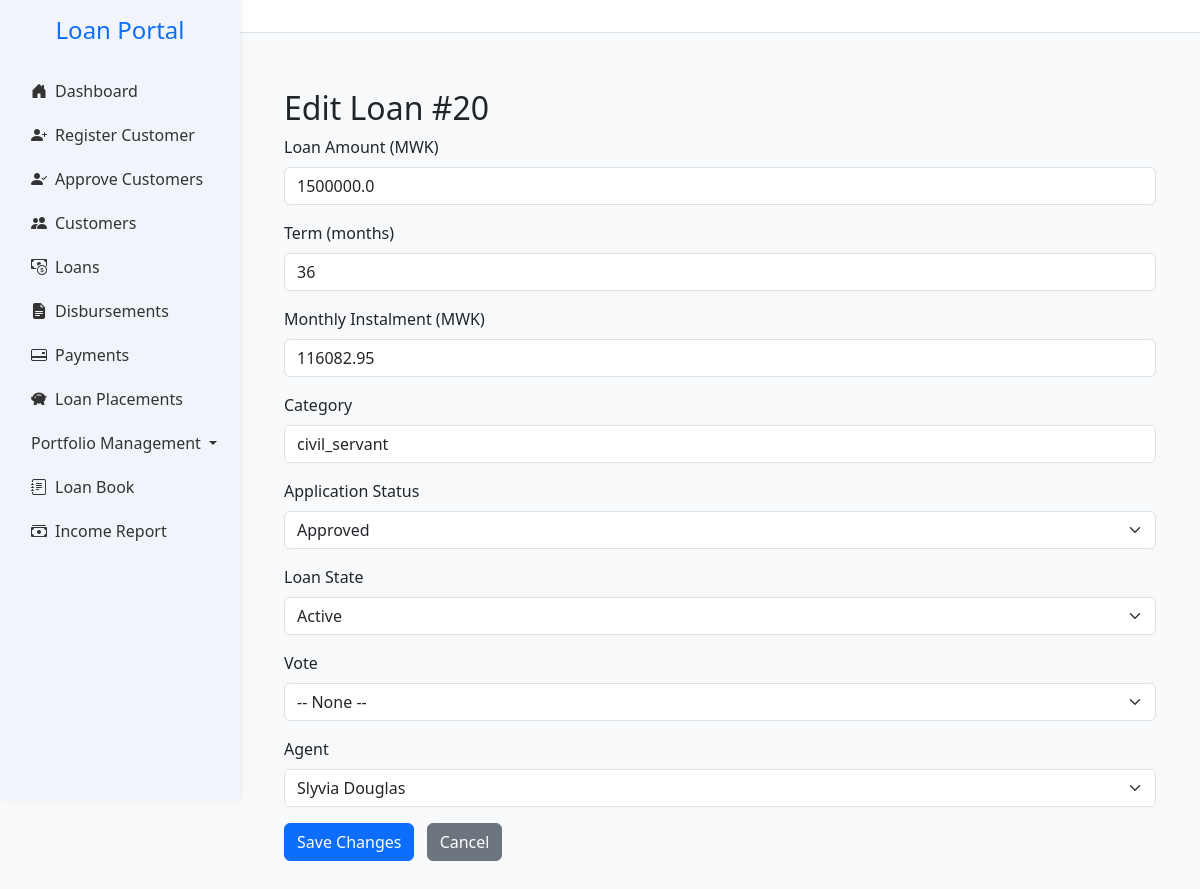
The app's page /loans/20/edit, older data.
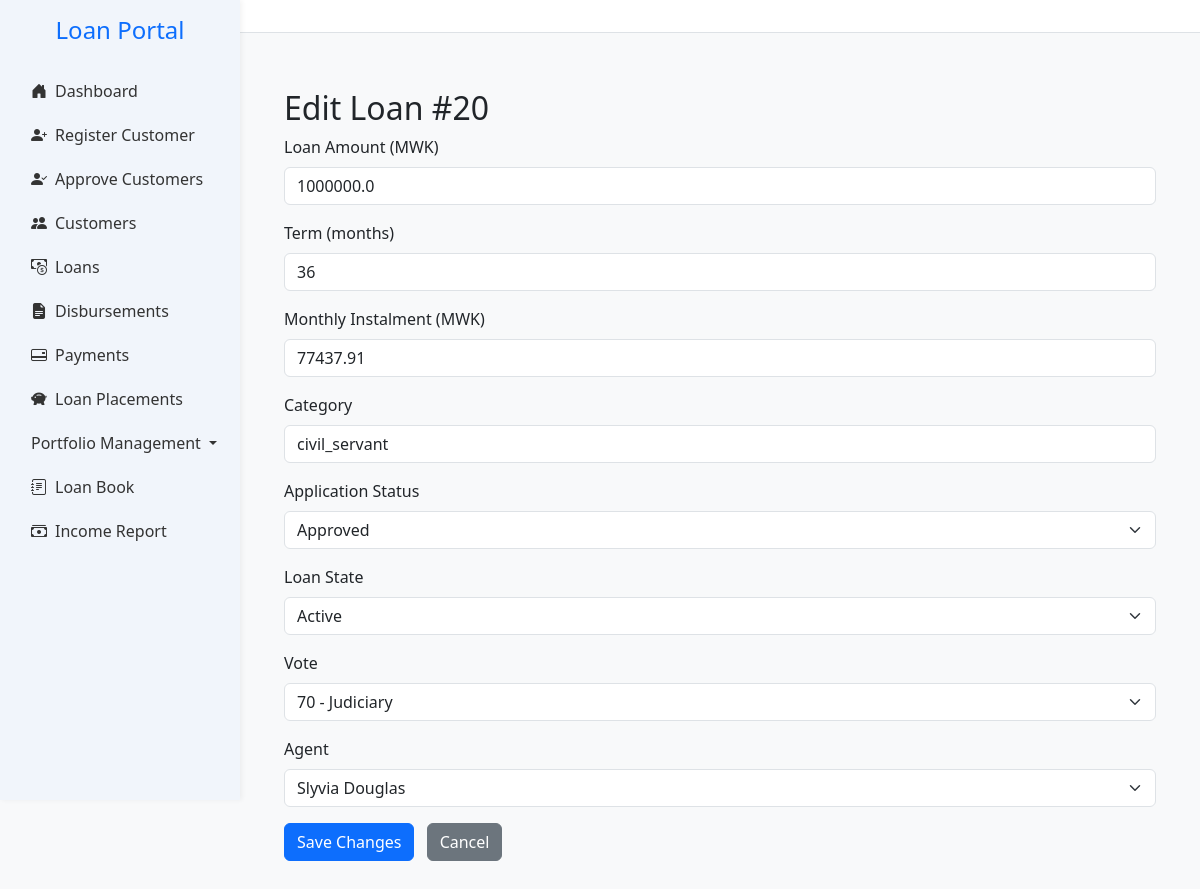
The same page, newer data.
### app.py (models this page shows, shortened)
class LoanApplication(db.Model):
    __tablename__ = 'loan_applications'
    __table_args__ = (
        db.UniqueConstraint('loan_number', name='uq_loan_applications_loan_number'),
        db.Index('ix_loan_applications_created_at', 'created_at'),
        db.Index('ix_loan_applications_region_category', 'region', 'category'),
        db.Index('idx_loan_applications_loan_number', 'loan_number'),
        db.Index('idx_loan_applications_customer_id', 'customer_id'),
        db.Index('idx_loan_applications_agent_id', 'agent_id'),
    )
    id = db.Column(db.Integer, primary_key=True)
    customer_id = db.Column(db.Integer, db.ForeignKey('customers.id'), nullable=False)
    loan_amount = db.Column(db.Float,nullable=False, default=0.0)
    status = db.Column(db.String(20), default='pending')
    created_at = db.Column(db.DateTime, default=datetime.utcnow)
    term_months = db.Column(db.Integer)
    monthly_instalment = db.Column(db.Float)
    total_repayment = db.Column(db.Float)
    effective_rate = db.Column(db.Float)
    category = db.Column(db.String(50))
    region = db.Column(db.String(50))
    loan_category = db.Column(db.Integer, nullable=False)
    disbursed = db.Column(db.Boolean, default=False)
    disbursed_bank = db.Column(db.String(100))
    crb_fees = db.Column(db.Float, default=3000)
    origination_fees = db.Column(db.Float)
    insurance_fees = db.Column(db.Float)
    total_fees = db.Column(db.Float)
    collection_fees = db.Column(db.Float)
    schedule_id = db.Column(
    db.Integer,
    db.ForeignKey('repayment_schedules.id', use_alter=True, name='fk_schedule_id'),
    nullable=True
    )
    loan_number = db.Column(db.String(20), nullable=True, unique=True)
    file_number = db.Column(db.String(50))
    date_created = db.Column(db.DateTime, default=datetime.utcnow)
    disbursement_date = db.Column(db.Date, nullable=True)
    cash_to_client = db.Column(db.Float,nullable=False, default=0.0)
    top_up_interest = db.Column(db.Float, default=0.0)
    settlement_interest = db.Column(db.Float, default=0.0)
    closure_type = db.Column(db.String(20))  # 'settlement' or 'topup'
    closure_date = db.Column(db.DateTime)
    top_up_of = db.Column(db.Integer, db.ForeignKey('loan_applications.id'), nullable=True)
    application_status = db.Column(db.String(20), nullable=False, default='pending')
    loan_state = db.Column(db.String(20), nullable=False, default='active')
    performance_status = db.Column(db.String(20), nullable=False, default='performing')
    top_up_balance = db.Column(db.Float, default=0.0)
    settlement_balance = db.Column(db.Float, default=0.0)
    current_balance = db.Column(db.Float, default=0.0)
    settlement_type = Column(Enum(SettlementTypeEnum), nullable=True)
    settling_institution = Column(String(255), nullable=True)  # only if third_party
    settlement_reason = db.Column(db.String(255), nullable=True)
    vote_id = db.Column(db.Integer, db.ForeignKey('votes.id'))
    outstanding_fees = db.Column(db.Float, default=0.0)
    pricing_version = db.Column(db.Integer, default=1)
    applied_interest_rate = db.Column(db.Float)
    applied_collection_fee = db.Column(db.Float)
    written_off_amount = db.Column(db.Float, default=0.0)
    insurance_settlement_amount = db.Column(db.Float, default=0.0)
    agent_id = db.Column(db.Integer, db.ForeignKey('agents.id'), nullable=True)
    parent_loan_id = db.Column(
        db.Integer,
        db.ForeignKey('loan_applications.id'),
        nullable=True
    )
    vote = db.relationship('Vote', backref='loan_applications')
    documents = db.relationship("Document", back_populates="loan", lazy=True)
    topups = db.relationship(
        'LoanApplication',
        foreign_keys=[parent_loan_id],  # 👈 Specify which foreign key to use
        backref=db.backref('parent_loan', remote_side=[id]),
        cascade='all, delete-orphan'
    )
    agent = db.relationship("Agent", backref="loan_applications", foreign_keys=[agent_id])
    payments = db.relationship('Payment', back_populates='loan', cascade='all, delete-orphan')
    customer = db.relationship('Customer', back_populates='loans')
    repayment_schedules = db.relationship(
        'RepaymentSchedule',
        back_populates='loan',
        cascade='all, delete-orphan',
        foreign_keys='RepaymentSchedule.loan_id'
        )
    from datetime import datetime
    from dateutil.relativedelta import relativedelta   # already using
    import calendar

class Agent(db.Model):
    __tablename__ = 'agents'
    id = db.Column(db.Integer, primary_key=True)
    name = db.Column(db.String(100), nullable=False)
    contact = db.Column(db.String(20))
    email = db.Column(db.String(100))
    district = db.Column(db.String(100))
    region = db.Column(db.String(100))
    monthly_budget = db.Column(db.Float, default=0.0)
    role = db.Column(db.String(50))
    active = db.Column(db.Boolean, default=True)
    team_leader_id = db.Column(db.Integer, db.ForeignKey('agents.id'), nullable=True)
    team_leader = db.relationship('Agent', remote_side=[id], backref='team_members')
    customers = db.relationship('Customer', back_populates='agent', lazy=True)

class Vote(db.Model):
    __tablename__ = 'votes'
    id = db.Column(db.Integer, primary_key=True)
    code = db.Column(db.String(10), unique=True, nullable=False)
    description = db.Column(db.String(200), nullable=False)
    is_active = db.Column(db.Boolean, default=True)

### app.py (the view, shortened to what this page needs)
@app.route('/loans/<int:loan_id>/edit', methods=['GET', 'POST'])
def edit_loan(loan_id):
    loan = LoanApplication.query.get_or_404(loan_id)
    agents = Agent.query.filter_by(active=True).order_by(Agent.name).all()
    votes = Vote.query.filter_by(is_active=True).order_by(Vote.code).all()
    return render_template('edit_loan.html', loan=loan, agents=agents, votes=votes)

### app.py (called while the page is built, shortened)
@app.context_processor
def inject_notifications():
    if not current_user.is_authenticated:
        return dict(notifications=[])

### templates/edit_loan.html (shortened to what this page needs)
{% extends "base.html" %}
{% block content %}
<div class="container mt-4">
  <h2>Edit Loan #{{ loan.id }}</h2>
  <form method="POST" action="{{ url_for('edit_loan', loan_id=loan.id) }}">
    <div class="mb-3">
      <label for="loan_amount" class="form-label">Loan Amount (MWK)</label>
      <input type="number" step="0.01" class="form-control" id="loan_amount" name="loan_amount" value="{{ loan.loan_amount }}" required>
    </div>
    <div class="mb-3">
      <label for="term_months" class="form-label">Term (months)</label>
      <input type="number" class="form-control" id="term_months" name="term_months" value="{{ loan.term_months }}" required>
    </div>
    <div class="mb-3">
      <label for="monthly_instalment" class="form-label">Monthly Instalment (MWK)</label>
      <input type="number" step="0.01" class="form-control" id="monthly_instalment" name="monthly_instalment" value="{{ loan.monthly_instalment }}" required>
    </div>
    <div class="mb-3">
      <label for="category" class="form-label">Category</label>
      <input type="text" class="form-control" id="category" name="category" value="{{ loan.category }}">
    </div>
    <div class="mb-3">
      <label for="application_status" class="form-label">Application Status</label>
      <select class="form-select" id="application_status" name="application_status" required>
        <option value="approved" {% if loan.application_status == 'approved' %}selected{% endif %}>Approved</option>
      </select>
    </div>
    <div class="mb-3">
      <label for="loan_state" class="form-label">Loan State</label>
      <select class="form-select" id="loan_state" name="loan_state">
        <option value="active" {% if loan.loan_state == 'active' %}selected{% endif %}>Active</option>
      </select>
    </div>
    <div class="mb-3">
      <label for="vote_id" class="form-label">Vote</label>
      <select class="form-select" id="vote_id" name="vote_id">
        <option value="" {% if not loan.vote_id %}selected{% endif %}>-- None --</option>
        {% for vote in votes %}
          <option value="{{ vote.id }}" {% if loan.vote_id == vote.id %}selected{% endif %}>
            {{ vote.code }} - {{ vote.description }}
          </option>
        {% endfor %}
      </select>
    </div>
    <div class="mb-3">
      <label for="agent_id" class="form-label">Agent</label>
      <select class="form-select" id="agent_id" name="agent_id">
        {% for agent in agents %}
          <option value="{{ agent.id }}" {% if loan.agent_id == agent.id %}selected{% endif %}>
            {{ agent.name }}
          </option>
        {% endfor %}
      </select>
    </div>
    <button type="submit" class="btn btn-primary">Save Changes</button>
    <a href="{{ url_for('view_loans') }}" class="btn btn-secondary ms-2">Cancel</a>
  </form>
</div>
{% endblock %}

### templates/base.html (shortened to what this page needs)
<!DOCTYPE html>
<html lang="en">
<head>
    <link href="https://cdn.jsdelivr.net/npm/bootstrap@5.3.0/dist/css/bootstrap.min.css" rel="stylesheet">
    <link href="https://cdn.jsdelivr.net/npm/bootstrap-icons@1.10.5/font/bootstrap-icons.css" rel="stylesheet">
    <link href="https://cdn.jsdelivr.net/npm/bootstrap-icons@1.10.0/font/bootstrap-icons.css" rel="stylesheet">
</head>
<body>
    <div class="sidebar">
        <h4 class="text-center text-primary mb-4">Loan Portal</h4>
        <ul class="nav flex-column px-3">
            <li class="nav-item">
                <a class="nav-link {% if request.endpoint == 'home' %}active{% endif %}" href="{{ url_for('home') }}">
                    <i class="bi bi-house-door-fill me-2"></i>Dashboard
                </a>
            </li>
            <li class="nav-item">
                <a class="nav-link {% if request.endpoint == 'register_customer_debug' %}active{% endif %}" href="{{ url_for('register_customer_debug') }}">
                    <i class="bi bi-person-plus-fill me-2"></i>Register Customer
                </a>
                </li>
            <li class="nav-item">
            <a class="nav-link {% if request.endpoint == 'approve_customers' %}active{% endif %}" href="{{ url_for('approve_customers') }}">
                <i class="bi bi-person-check-fill me-2"></i>Approve Customers
            </a>
            </li>
            <li class="nav-item">
                <a class="nav-link {% if request.endpoint == 'customers' %}active{% endif %}" href="{{ url_for('customers') }}">
                    <i class="bi bi-people-fill me-2"></i>Customers
                </a>
            </li>
            <li class="nav-item">
                <a class="nav-link {% if request.endpoint == 'view_loans' %}active{% endif %}" href="{{ url_for('view_loans') }}">
                    <i class="bi bi-cash-coin me-2"></i>Loans
                </a>
            </li>
            <li class="nav-item">
                <a class="nav-link {% if request.endpoint == 'disbursements' %}active{% endif %}" href="{{ url_for('disbursements') }}">
                    <i class="bi bi-file-earmark-text-fill me-2"></i>Disbursements
                </a>
            </li>
            <li class="nav-item">
                <a class="nav-link {% if request.endpoint == 'payments' %}active{% endif %}" href="{{ url_for('payments') }}">
                    <i class="bi bi-credit-card-2-back me-2"></i>Payments
                </a>
            </li>
            <li class="nav-item">
                <a class="nav-link {% if request.endpoint == 'view_placements' %}active{% endif %}" href="{{ url_for('view_placements') }}">
                    <i class="bi bi-piggy-bank-fill me-2"></i>Loan Placements
                </a>
            </li>
            <li class="nav-item dropdown {% if request.endpoint in ['view_arrears', 'par_trend', 'arrears_trend', arrears_waterfall] %}active{% endif %}">
            <a class="nav-link dropdown-toggle" href="#" id="portfolioDropdown" role="button" data-bs-toggle="dropdown" aria-expanded="false">
                Portfolio Management
            </a>
            </li>
            <li class="nav-item">
                <a class="nav-link {% if request.endpoint == 'loanbook' %}active{% endif %}" href="{{ url_for('loanbook') }}">
                    <i class="bi bi-journal-text me-2"></i>Loan Book
                </a>
            <li class="nav-item">
                <a class="nav-link {% if request.endpoint == 'income_report' %}active{% endif %}" href="{{ url_for('income_report') }}">
                    <i class="bi bi-cash-stack me-2"></i>Income Report
                </a>
            </li>
        </ul>
    </div>
    <div class="topbar d-flex justify-content-between align-items-center">
    </div>
    <div class="main">
        {% block content %}{% endblock %}
    </div>
</body>
</html>

### templates/base.html (style rules this page uses)
:root { --main-blue: #007bff; --sidebar-bg: #f1f5fb; --sidebar-hover: #dbeafe; }
body { overflow-x: hidden; background-color: #f8f9fa; }
.sidebar { height: 100vh; position: fixed; width: 240px; background-color: var(--sidebar-bg); padding-top: 1rem; box-shadow: 2px 0 5px rgba(0, 0, 0, 0.05); }
.main { margin-left: 240px; padding: 2rem; }
.nav-link { color: #333; font-weight: 500; padding: 10px 15px; border-radius: 6px; transition: all 0.2s ease-in-out; }
.nav-link i { width: 20px; }
.topbar { background-color: white; margin-left: 240px; padding: 1rem 2rem; border-bottom: 1px solid #dee2e6; }

Row changes from the older to the newer data that the page shows:
changed LoanApplication "civil_servant": loan_amount "1500000.0" → "1000000.0"; monthly_instalment "116082.95" → "77437.91"; vote_id "-- None --" → "70 - Judiciary"
